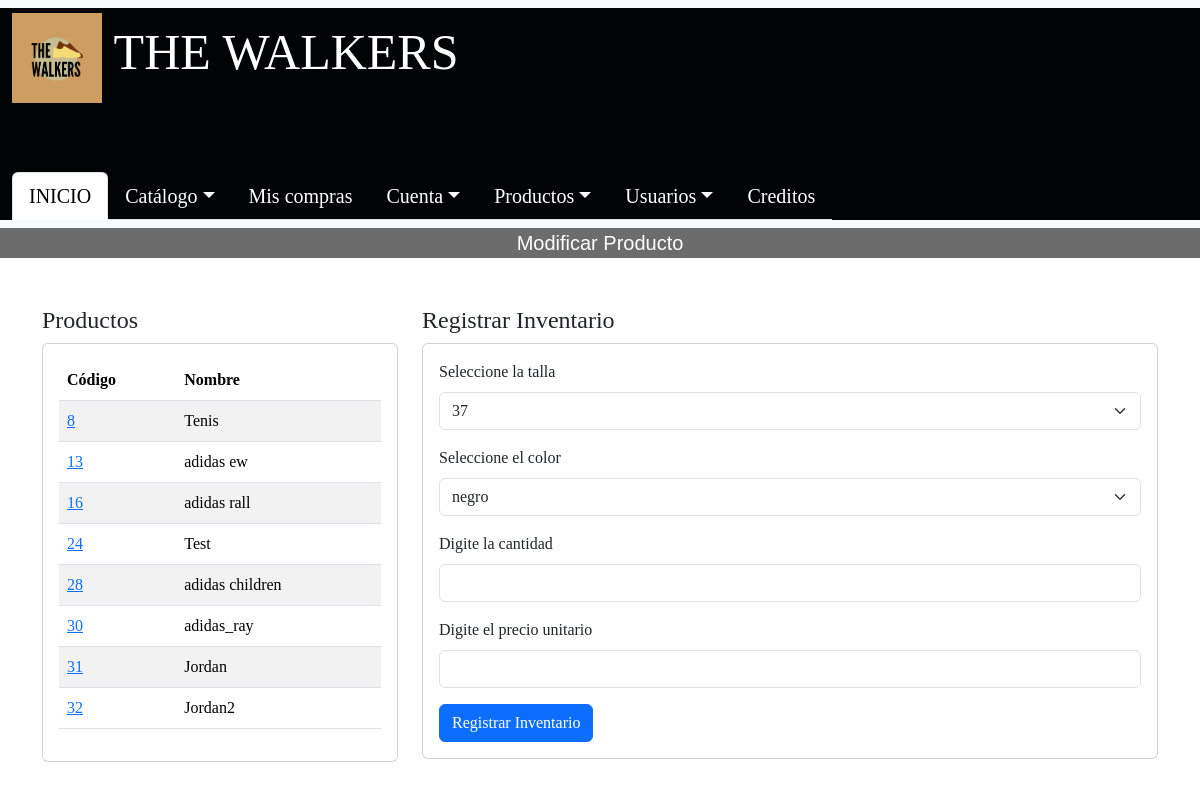
Screenshot of /Administrador/admin/CRUD_PRODUCTOS/registrar_inventario.php?cod_producto=8 (signed in) with the database file from the repository.
### tables this page shows
CREATE TABLE `producto` (
  `cod_producto` int(11) NOT NULL,
  `nombre_producto` varchar(50) NOT NULL,
  `descripcion` varchar(200) NOT NULL,
  `imagen` varchar(1000) NOT NULL,
  `marca` varchar(20) NOT NULL,
  `cod_categoriaf` int(11) NOT NULL
);

### Administrador/admin/CRUD_PRODUCTOS/registrar_inventario.php (the view, shortened to what this page needs)
<?php
include '../../conexionBD.php';
$cod_producto = $_GET['cod_producto'];
$query_productos = "SELECT cod_producto, nombre_producto FROM producto";
$result_productos = $conn->query($query_productos);
$sql_colores = "SELECT cod_color, color FROM color";
$resultado_colores = mysqli_query($conn, $sql_colores);
$colores = mysqli_num_rows($resultado_colores) > 0 ? mysqli_fetch_all($resultado_colores, MYSQLI_ASSOC) : [];
$sql_tallas = "SELECT cod_talla, talla FROM talla";
$resultado_tallas = mysqli_query($conn, $sql_tallas);
$tallas = mysqli_num_rows($resultado_tallas) > 0 ? mysqli_fetch_all($resultado_tallas, MYSQLI_ASSOC) : [];
?>
<!DOCTYPE html>
<html lang="en">
<head>
    <link rel="stylesheet" href="../../bootstrap-5.3.3-dist/css/bootstrap.min.css">
</head>
<body style="font-family: 'Franklin Gothic Medium', 'cursive';">
    <nav class="navbar bg-body-tertiary">
        <div class="container-fluid fixed-width-container"
            style="background-color: #020304; font-family: 'Franklin Gothic Medium';">
            <a class="navbar-brand" href="#" style="background-color: #020304; color: white; font-size: 50px;">
                <img src="../../imagenes/001-Index/Logos/Logo.png" alt="Logo" width="90" height="90"
                    class="d-inline-block align-text-center" style="background-color: #CC9E61;">
                THE WALKERS
            </a>
            <ul class="nav nav-tabs" style="margin-top: 4rem; font-size: 20px;">
                <li class="nav-item">
                    <a class="nav-link active" aria-current="page" href="../../admin/admin.php">INICIO</a>
                </li>
                <li class="nav-item dropdown">
                    <a class="nav-link dropdown-toggle" data-bs-toggle="dropdown" href="#" role="button"
                        aria-expanded="false" style="color: white;">Catálogo</a>
                </li>
                <li class="nav-item">
                    <a class="nav-link" href="../mis_compras.html" style="color: white;">Mis compras</a>
                </li>
                <li class="nav-item dropdown">
                    <a class="nav-link dropdown-toggle" data-bs-toggle="dropdown" href="#" role="button"
                        aria-expanded="false" style="color: white;">Cuenta</a>
                </li>
                <li class="nav-item dropdown">
                    <a class="nav-link dropdown-toggle" data-bs-toggle="dropdown" href="#" role="button"
                        aria-expanded="false" style="color: white;">Productos</a>
                </li>
                <li class="nav-item dropdown">
                    <a class="nav-link dropdown-toggle" data-bs-toggle="dropdown" href="#" role="button"
                        aria-expanded="false" style="color: white;">Usuarios</a>
                </li>
                <li class="nav-item">
                    <a class="nav-link" href="../creditos/creditos.html" style="color: white;">Creditos</a>
                </li>
            </ul>
        </div>
    </nav>
    <p class="fs-5 text-center text-content" style="color: white; background-color: #6c6c6c; font-family: 'Franklin Gothic Medium', 'Arial Narrow', Arial, sans-serif;">
        Modificar Producto
    </p>
    <div class="container mt-5">
        <div class="row">
            <div class="col-md-4">
                <h4>Productos</h4>
                <div class="card">
                    <div class="card-body">
                        <table class="table table-striped">
                            <thead>
                                <tr>
                                    <th>Código</th>
                                    <th>Nombre</th>
                                </tr>
                            </thead>
                            <tbody>
                                <?php while ($row = $result_productos->fetch_assoc()) { ?>
                                <tr>
                                    <td><a href="?cod_producto=<?php echo $row['cod_producto']; ?>"><?php echo $row['cod_producto']; ?></a></td>
                                    <td><?php echo $row['nombre_producto']; ?></td>
                                </tr>
                                <?php } ?>
                            </tbody>
                        </table>
                    </div>
                </div>
            </div>
            <div class="col-md-8">
                <h4>Registrar Inventario</h4>
                <div class="card">
                    <div class="card-body">
                        <form action="registrar_inventario.php" method="POST">
                            <?php if ($cod_producto) { ?>
                                <div class="mb-3">
                                    <label for="talla" class="form-label">Seleccione la talla</label>
                                    <select name="talla" class="form-select" required>
                                        <?php foreach ($tallas as $talla): ?>
                                            <option value="<?php echo $talla['cod_talla']; ?>"><?php echo htmlspecialchars(trim($talla['talla'])); ?></option>
                                        <?php endforeach; ?>
                                    </select>
                                </div>
                                <div class="mb-3">
                                    <label for="color" class="form-label">Seleccione el color</label>
                                    <select name="color" class="form-select" required>
                                        <?php foreach ($colores as $color): ?>
                                            <option value="<?php echo $color['cod_color']; ?>"><?php echo htmlspecialchars(trim($color['color'])); ?></option>
                                        <?php endforeach; ?>
                                    </select>
                                </div>
                                <div class="mb-3">
                                    <label for="cantidad" class="form-label">Digite la cantidad</label>
                                    <input type="number" name="cantidad" class="form-control" required />
                                </div>
                                <div class="mb-3">
                                    <label for="precio" class="form-label">Digite el precio unitario</label>
                                    <input type="text" name="precio" class="form-control" required />
                                </div>
                                <button type="submit" class="btn btn-primary">Registrar Inventario</button>
                            <?php } else { ?>
                                <p class="text-danger">Selecciona un Producto para insertar inventario</p>
                            <?php } ?>
                        </form>
                    </div>
                </div>
            </div>
        </div>
    </div>
</body>
</html>

### rows the page displays
producto: cod_producto "8", nombre_producto "Tenis"
producto: cod_producto "13", nombre_producto "adidas ew"
producto: cod_producto "16", nombre_producto "adidas rall"
producto: cod_producto "24", nombre_producto "Test"
producto: cod_producto "28", nombre_producto "adidas children"
producto: cod_producto "30", nombre_producto "adidas_ray"
producto: cod_producto "31", nombre_producto "Jordan"
producto: cod_producto "32", nombre_producto "Jordan2"

### other values shown
form field talla "37"
form field color "negro"
